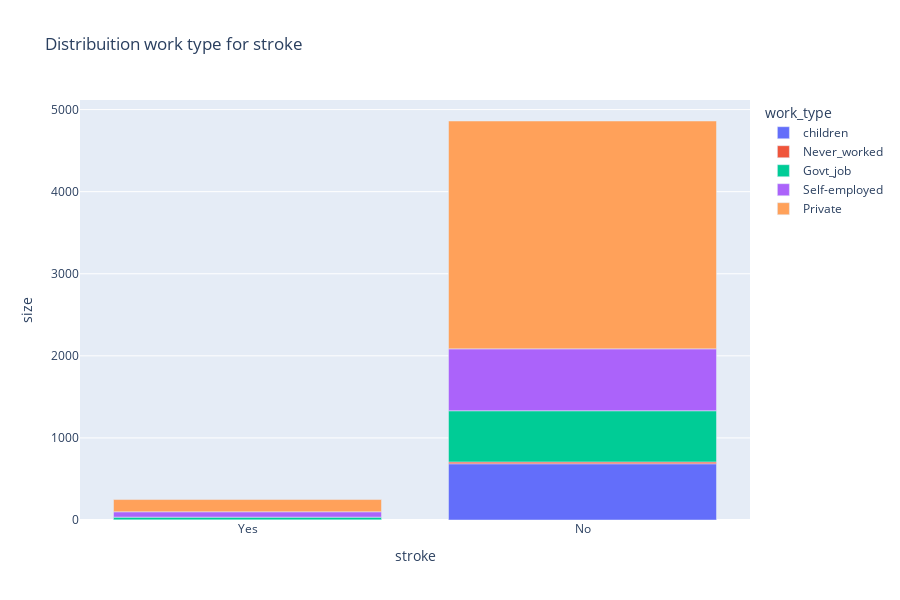

This figure's notebook cell:
### Code cell
df_group = df_eda.groupby(['stroke','work_type'],as_index=False).size().sort_values(by='size')
horizontal_bar_plot(df=df_group,x = 'stroke',y='size',color='work_type',title='Distribuition work type for stroke')

### Figure 1 — Plotly figure (JSON) as saved in the notebook; plotly's stock layout.template omitted (floating-point values rounded to 4 significant figures)
{"data": [{"alignmentgroup": "True", "hovertemplate": "work_type=children<br>stroke=%{x}<br>size=%{y}<extra></extra>", "legendgroup": "children", "marker": {"color": "#636efa", "pattern": {"shape": ""}}, "name": "children", "offsetgroup": "children", "orientation": "v", "showlegend": true, "textposition": "auto", "type": "bar", "x": ["Yes", "No"], "xaxis": "x", "y": [2, 685], "yaxis": "y"}, {"alignmentgroup": "True", "hovertemplate": "work_type=Never_worked<br>stroke=%{x}<br>size=%{y}<extra></extra>", "legendgroup": "Never_worked", "marker": {"color": "#EF553B", "pattern": {"shape": ""}}, "name": "Never_worked", "offsetgroup": "Never_worked", "orientation": "v", "showlegend": true, "textposition": "auto", "type": "bar", "x": ["No"], "xaxis": "x", "y": [22], "yaxis": "y"}, {"alignmentgroup": "True", "hovertemplate": "work_type=Govt_job<br>stroke=%{x}<br>size=%{y}<extra></extra>", "legendgroup": "Govt_job", "marker": {"color": "#00cc96", "pattern": {"shape": ""}}, "name": "Govt_job", "offsetgroup": "Govt_job", "orientation": "v", "showlegend": true, "textposition": "auto", "type": "bar", "x": ["Yes", "No"], "xaxis": "x", "y": [33, 624], "yaxis": "y"}, {"alignmentgroup": "True", "hovertemplate": "work_type=Self-employed<br>stroke=%{x}<br>size=%{y}<extra></extra>", "legendgroup": "Self-employed", "marker": {"color": "#ab63fa", "pattern": {"shape": ""}}, "name": "Self-employed", "offsetgroup": "Self-employed", "orientation": "v", "showlegend": true, "textposition": "auto", "type": "bar", "x": ["Yes", "No"], "xaxis": "x", "y": [65, 754], "yaxis": "y"}, {"alignmentgroup": "True", "hovertemplate": "work_type=Private<br>stroke=%{x}<br>size=%{y}<extra></extra>", "legendgroup": "Private", "marker": {"color": "#FFA15A", "pattern": {"shape": ""}}, "name": "Private", "offsetgroup": "Private", "orientation": "v", "showlegend": true, "textposition": "auto", "type": "bar", "x": ["Yes", "No"], "xaxis": "x", "y": [149, 2776], "yaxis": "y"}], "layout": {"barmode": "relative", "height": 600, "legend": {"title": {"text": "work_type"}, "tracegroupgap": 0}, "title": {"text": "Distribuition work type for stroke"}, "xaxis": {"anchor": "y", "domain": [0, 1], "title": {"text": "stroke"}}, "yaxis": {"anchor": "x", "domain": [0, 1], "title": {"text": "size"}}}}
